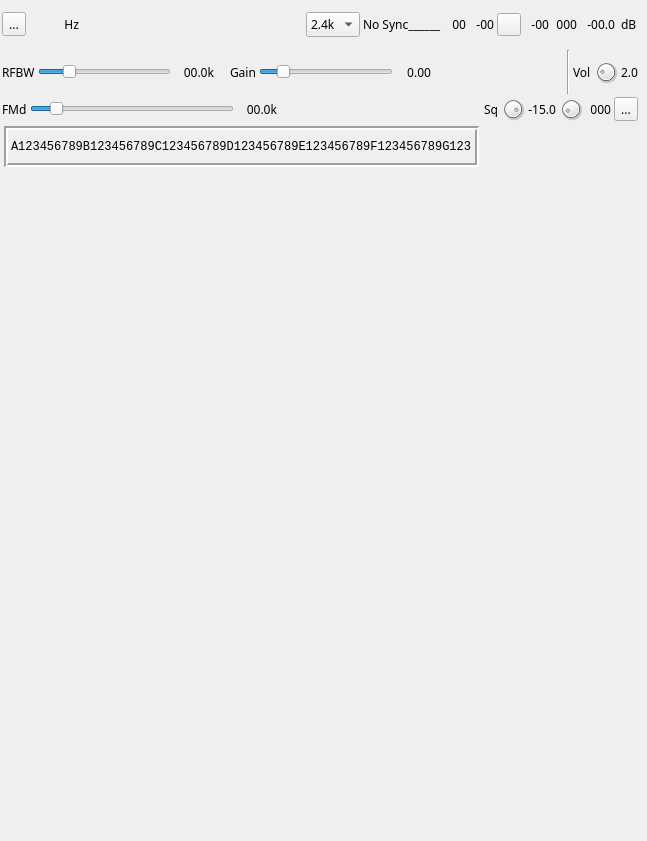
<?xml version="1.0" encoding="UTF-8"?>
<ui version="4.0">
 <class>DSDDemodGUI</class>
 <widget class="RollupWidget" name="DSDDemodGUI">
  <property name="geometry">
   <rect>
    <x>0</x>
    <y>0</y>
    <width>647</width>
    <height>841</height>
   </rect>
  </property>
  <property name="sizePolicy">
   <sizepolicy hsizetype="Expanding" vsizetype="Preferred">
    <horstretch>0</horstretch>
    <verstretch>0</verstretch>
   </sizepolicy>
  </property>
  <property name="minimumSize">
   <size>
    <width>640</width>
    <height>0</height>
   </size>
  </property>
  <property name="font">
   <font>
    <family>Sans Serif</family>
    <pointsize>9</pointsize>
   </font>
  </property>
  <property name="windowTitle">
   <string>DSD Demodulator</string>
  </property>
  <widget class="QWidget" name="settingsContainer" native="true">
   <property name="geometry">
    <rect>
     <x>0</x>
     <y>0</y>
     <width>640</width>
     <height>171</height>
    </rect>
   </property>
   <property name="sizePolicy">
    <sizepolicy hsizetype="Expanding" vsizetype="Minimum">
     <horstretch>0</horstretch>
     <verstretch>0</verstretch>
    </sizepolicy>
   </property>
   <property name="minimumSize">
    <size>
     <width>632</width>
     <height>0</height>
    </size>
   </property>
   <property name="windowTitle">
    <string>Settings</string>
   </property>
   <layout class="QVBoxLayout" name="verticalLayout">
    <property name="spacing">
     <number>3</number>
    </property>
    <property name="leftMargin">
     <number>2</number>
    </property>
    <property name="topMargin">
     <number>2</number>
    </property>
    <property name="rightMargin">
     <number>2</number>
    </property>
    <property name="bottomMargin">
     <number>2</number>
    </property>
    <item>
     <layout class="QHBoxLayout" name="deltaFreqPowerLayout">
      <item>
       <layout class="QHBoxLayout" name="DeltaFrequencyLayout">
        <item>
         <widget class="QToolButton" name="deltaMinus">
          <property name="toolTip">
           <string>Frequency shift direction</string>
          </property>
          <property name="text">
           <string>...</string>
          </property>
          <property name="icon">
           <iconset>
            <selectedoff>:/plus.png</selectedoff>
            <selectedon>:/minus.png</selectedon>
           </iconset>
          </property>
          <property name="checkable">
           <bool>true</bool>
          </property>
         </widget>
        </item>
        <item>
         <widget class="ValueDial" name="deltaFrequency" native="true">
          <property name="sizePolicy">
           <sizepolicy hsizetype="Maximum" vsizetype="Maximum">
            <horstretch>0</horstretch>
            <verstretch>0</verstretch>
           </sizepolicy>
          </property>
          <property name="minimumSize">
           <size>
            <width>32</width>
            <height>16</height>
           </size>
          </property>
          <property name="font">
           <font>
            <family>Monospace</family>
            <pointsize>12</pointsize>
           </font>
          </property>
          <property name="cursor">
           <cursorShape>SizeVerCursor</cursorShape>
          </property>
          <property name="focusPolicy">
           <enum>Qt::StrongFocus</enum>
          </property>
          <property name="toolTip">
           <string>Demod shift frequency from center in Hz</string>
          </property>
         </widget>
        </item>
        <item>
         <widget class="QLabel" name="deltaUnits">
          <property name="text">
           <string>Hz </string>
          </property>
          <property name="alignment">
           <set>Qt::AlignRight|Qt::AlignTrailing|Qt::AlignVCenter</set>
          </property>
         </widget>
        </item>
       </layout>
      </item>
      <item>
       <spacer name="horizontalSpacer">
        <property name="orientation">
         <enum>Qt::Horizontal</enum>
        </property>
        <property name="sizeHint" stdset="0">
         <size>
          <width>40</width>
          <height>20</height>
         </size>
        </property>
       </spacer>
      </item>
      <item>
       <widget class="QComboBox" name="baudRate">
        <property name="sizePolicy">
         <sizepolicy hsizetype="Preferred" vsizetype="Fixed">
          <horstretch>0</horstretch>
          <verstretch>0</verstretch>
         </sizepolicy>
        </property>
        <property name="minimumSize">
         <size>
          <width>40</width>
          <height>0</height>
         </size>
        </property>
        <property name="maximumSize">
         <size>
          <width>16777215</width>
          <height>16777215</height>
         </size>
        </property>
        <property name="toolTip">
         <string>Baud rate: 2.4k: NXDN48, dPMR 4.8k: DMR, D-Star, YSF, NXDN96</string>
        </property>
        <item>
         <property name="text">
          <string>2.4k</string>
         </property>
        </item>
        <item>
         <property name="text">
          <string>4.8k</string>
         </property>
        </item>
       </widget>
      </item>
      <item>
       <widget class="QLabel" name="syncText">
        <property name="minimumSize">
         <size>
          <width>80</width>
          <height>0</height>
         </size>
        </property>
        <property name="toolTip">
         <string>Synchronized on this frame type</string>
        </property>
        <property name="text">
         <string>No Sync______</string>
        </property>
       </widget>
      </item>
      <item>
       <widget class="QLabel" name="symbolSyncQualityText">
        <property name="minimumSize">
         <size>
          <width>20</width>
          <height>0</height>
         </size>
        </property>
        <property name="toolTip">
         <string>Symbol synchronization quality (%)</string>
        </property>
        <property name="text">
         <string>00</string>
        </property>
        <property name="alignment">
         <set>Qt::AlignRight|Qt::AlignTrailing|Qt::AlignVCenter</set>
        </property>
       </widget>
      </item>
      <item>
       <widget class="QLabel" name="zcPosText">
        <property name="minimumSize">
         <size>
          <width>25</width>
          <height>0</height>
         </size>
        </property>
        <property name="toolTip">
         <string>Zero crossing relaive position in number of samples (&lt;0 sampling point lags, &gt;0 it leads)</string>
        </property>
        <property name="text">
         <string>-00</string>
        </property>
        <property name="alignment">
         <set>Qt::AlignRight|Qt::AlignTrailing|Qt::AlignVCenter</set>
        </property>
       </widget>
      </item>
      <item>
       <widget class="ButtonSwitch" name="enableCosineFiltering">
        <property name="toolTip">
         <string>Enable cosine filtering</string>
        </property>
        <property name="text">
         <string/>
        </property>
        <property name="icon">
         <iconset resource="../../../sdrbase/resources/res.qrc">
          <normaloff>:/dsb.png</normaloff>:/dsb.png</iconset>
        </property>
       </widget>
      </item>
      <item>
       <widget class="QLabel" name="inCarrierPosText">
        <property name="minimumSize">
         <size>
          <width>25</width>
          <height>0</height>
         </size>
        </property>
        <property name="toolTip">
         <string>Carrier relative position (%) when synchronized</string>
        </property>
        <property name="text">
         <string>-00</string>
        </property>
        <property name="alignment">
         <set>Qt::AlignRight|Qt::AlignTrailing|Qt::AlignVCenter</set>
        </property>
       </widget>
      </item>
      <item>
       <widget class="QLabel" name="inLevelText">
        <property name="minimumSize">
         <size>
          <width>25</width>
          <height>0</height>
         </size>
        </property>
        <property name="toolTip">
         <string>Carrier input level (%) when synchronized</string>
        </property>
        <property name="text">
         <string>000</string>
        </property>
        <property name="alignment">
         <set>Qt::AlignRight|Qt::AlignTrailing|Qt::AlignVCenter</set>
        </property>
       </widget>
      </item>
      <item>
       <layout class="QHBoxLayout" name="channnelPowerLayout">
        <item>
         <widget class="QLabel" name="channelPower">
          <property name="minimumSize">
           <size>
            <width>35</width>
            <height>0</height>
           </size>
          </property>
          <property name="toolTip">
           <string>Channel power (dB)</string>
          </property>
          <property name="layoutDirection">
           <enum>Qt::RightToLeft</enum>
          </property>
          <property name="text">
           <string>-00.0</string>
          </property>
          <property name="alignment">
           <set>Qt::AlignRight|Qt::AlignTrailing|Qt::AlignVCenter</set>
          </property>
         </widget>
        </item>
        <item>
         <widget class="QLabel" name="channelPowerUnits">
          <property name="minimumSize">
           <size>
            <width>20</width>
            <height>0</height>
           </size>
          </property>
          <property name="text">
           <string> dB</string>
          </property>
         </widget>
        </item>
       </layout>
      </item>
     </layout>
    </item>
    <item>
     <layout class="QHBoxLayout" name="rfBWLayout">
      <item>
       <widget class="QLabel" name="rfBWLabel">
        <property name="text">
         <string>RFBW</string>
        </property>
       </widget>
      </item>
      <item>
       <widget class="QSlider" name="rfBW">
        <property name="toolTip">
         <string>Bandwidth (kHz) before discriminator</string>
        </property>
        <property name="maximum">
         <number>500</number>
        </property>
        <property name="pageStep">
         <number>1</number>
        </property>
        <property name="sliderPosition">
         <number>100</number>
        </property>
        <property name="orientation">
         <enum>Qt::Horizontal</enum>
        </property>
       </widget>
      </item>
      <item>
       <widget class="QLabel" name="rfBWText">
        <property name="minimumSize">
         <size>
          <width>40</width>
          <height>0</height>
         </size>
        </property>
        <property name="text">
         <string>00.0k</string>
        </property>
        <property name="alignment">
         <set>Qt::AlignRight|Qt::AlignTrailing|Qt::AlignVCenter</set>
        </property>
       </widget>
      </item>
      <item>
       <widget class="QLabel" name="bwSpacer">
        <property name="minimumSize">
         <size>
          <width>10</width>
          <height>0</height>
         </size>
        </property>
        <property name="text">
         <string/>
        </property>
       </widget>
      </item>
      <item>
       <widget class="QLabel" name="demodGainLabel">
        <property name="text">
         <string>Gain</string>
        </property>
       </widget>
      </item>
      <item>
       <widget class="QSlider" name="demodGain">
        <property name="minimumSize">
         <size>
          <width>0</width>
          <height>0</height>
         </size>
        </property>
        <property name="toolTip">
         <string>Gain after discriminator</string>
        </property>
        <property name="minimum">
         <number>50</number>
        </property>
        <property name="maximum">
         <number>400</number>
        </property>
        <property name="pageStep">
         <number>1</number>
        </property>
        <property name="sliderPosition">
         <number>100</number>
        </property>
        <property name="orientation">
         <enum>Qt::Horizontal</enum>
        </property>
       </widget>
      </item>
      <item>
       <widget class="QLabel" name="demodGainText">
        <property name="minimumSize">
         <size>
          <width>35</width>
          <height>0</height>
         </size>
        </property>
        <property name="text">
         <string>0.00</string>
        </property>
        <property name="alignment">
         <set>Qt::AlignRight|Qt::AlignTrailing|Qt::AlignVCenter</set>
        </property>
       </widget>
      </item>
      <item>
       <spacer name="horizontalSpacer_3">
        <property name="orientation">
         <enum>Qt::Horizontal</enum>
        </property>
        <property name="sizeHint" stdset="0">
         <size>
          <width>40</width>
          <height>20</height>
         </size>
        </property>
       </spacer>
      </item>
      <item>
       <widget class="Line" name="line">
        <property name="orientation">
         <enum>Qt::Vertical</enum>
        </property>
       </widget>
      </item>
      <item>
       <widget class="QLabel" name="volumeLabel">
        <property name="text">
         <string>Vol</string>
        </property>
       </widget>
      </item>
      <item>
       <widget class="QDial" name="volume">
        <property name="maximumSize">
         <size>
          <width>24</width>
          <height>24</height>
         </size>
        </property>
        <property name="toolTip">
         <string>Sound volume</string>
        </property>
        <property name="maximum">
         <number>100</number>
        </property>
        <property name="pageStep">
         <number>1</number>
        </property>
        <property name="value">
         <number>20</number>
        </property>
       </widget>
      </item>
      <item>
       <widget class="QLabel" name="volumeText">
        <property name="minimumSize">
         <size>
          <width>0</width>
          <height>0</height>
         </size>
        </property>
        <property name="maximumSize">
         <size>
          <width>30</width>
          <height>16777215</height>
         </size>
        </property>
        <property name="toolTip">
         <string>Sound volume</string>
        </property>
        <property name="text">
         <string>2.0</string>
        </property>
        <property name="alignment">
         <set>Qt::AlignRight|Qt::AlignTrailing|Qt::AlignVCenter</set>
        </property>
       </widget>
      </item>
     </layout>
    </item>
    <item>
     <layout class="QHBoxLayout" name="squelchLayout">
      <item>
       <widget class="QLabel" name="fmDeviationLabel">
        <property name="text">
         <string>FMd</string>
        </property>
       </widget>
      </item>
      <item>
       <widget class="QSlider" name="fmDeviation">
        <property name="toolTip">
         <string>Maximum frequency deviation (kHz)</string>
        </property>
        <property name="maximum">
         <number>500</number>
        </property>
        <property name="pageStep">
         <number>1</number>
        </property>
        <property name="sliderPosition">
         <number>50</number>
        </property>
        <property name="orientation">
         <enum>Qt::Horizontal</enum>
        </property>
       </widget>
      </item>
      <item>
       <widget class="QLabel" name="fmDeviationText">
        <property name="minimumSize">
         <size>
          <width>40</width>
          <height>0</height>
         </size>
        </property>
        <property name="text">
         <string>00.0k</string>
        </property>
        <property name="alignment">
         <set>Qt::AlignRight|Qt::AlignTrailing|Qt::AlignVCenter</set>
        </property>
       </widget>
      </item>
      <item>
       <spacer name="horizontalSpacer_2">
        <property name="orientation">
         <enum>Qt::Horizontal</enum>
        </property>
        <property name="sizeHint" stdset="0">
         <size>
          <width>40</width>
          <height>20</height>
         </size>
        </property>
       </spacer>
      </item>
      <item>
       <widget class="QLabel" name="squelchLabel">
        <property name="text">
         <string>Sq</string>
        </property>
       </widget>
      </item>
      <item>
       <widget class="QDial" name="squelch">
        <property name="maximumSize">
         <size>
          <width>24</width>
          <height>24</height>
         </size>
        </property>
        <property name="toolTip">
         <string>Squelch threshold (dB)</string>
        </property>
        <property name="minimum">
         <number>-1000</number>
        </property>
        <property name="maximum">
         <number>0</number>
        </property>
        <property name="singleStep">
         <number>1</number>
        </property>
        <property name="pageStep">
         <number>1</number>
        </property>
        <property name="value">
         <number>-150</number>
        </property>
       </widget>
      </item>
      <item>
       <widget class="QLabel" name="squelchText">
        <property name="minimumSize">
         <size>
          <width>0</width>
          <height>0</height>
         </size>
        </property>
        <property name="maximumSize">
         <size>
          <width>40</width>
          <height>16777215</height>
         </size>
        </property>
        <property name="toolTip">
         <string>Squelch threshold (dB)</string>
        </property>
        <property name="text">
         <string>-15.0</string>
        </property>
        <property name="alignment">
         <set>Qt::AlignRight|Qt::AlignTrailing|Qt::AlignVCenter</set>
        </property>
       </widget>
      </item>
      <item>
       <widget class="QDial" name="squelchGate">
        <property name="maximumSize">
         <size>
          <width>24</width>
          <height>24</height>
         </size>
        </property>
        <property name="toolTip">
         <string>Squelch gate (ms)</string>
        </property>
        <property name="minimum">
         <number>0</number>
        </property>
        <property name="maximum">
         <number>50</number>
        </property>
        <property name="pageStep">
         <number>1</number>
        </property>
        <property name="value">
         <number>5</number>
        </property>
        <property name="sliderPosition">
         <number>5</number>
        </property>
       </widget>
      </item>
      <item>
       <widget class="QLabel" name="squelchGateText">
        <property name="minimumSize">
         <size>
          <width>25</width>
          <height>0</height>
         </size>
        </property>
        <property name="toolTip">
         <string>Squelch gate (ms)</string>
        </property>
        <property name="text">
         <string>000</string>
        </property>
        <property name="alignment">
         <set>Qt::AlignRight|Qt::AlignTrailing|Qt::AlignVCenter</set>
        </property>
       </widget>
      </item>
      <item>
       <widget class="QToolButton" name="audioMute">
        <property name="toolTip">
         <string>Mute/Unmute audio</string>
        </property>
        <property name="text">
         <string>...</string>
        </property>
        <property name="icon">
         <iconset resource="../../../sdrbase/resources/res.qrc">
          <normaloff>:/sound_on.png</normaloff>
          <normalon>:/sound_off.png</normalon>:/sound_on.png</iconset>
        </property>
        <property name="checkable">
         <bool>true</bool>
        </property>
       </widget>
      </item>
     </layout>
    </item>
    <item>
     <layout class="QHBoxLayout" name="formatStatusLayout">
      <property name="leftMargin">
       <number>2</number>
      </property>
      <property name="topMargin">
       <number>2</number>
      </property>
      <property name="bottomMargin">
       <number>2</number>
      </property>
      <item>
       <widget class="QLabel" name="formatStatusText">
        <property name="minimumSize">
         <size>
          <width>470</width>
          <height>0</height>
         </size>
        </property>
        <property name="font">
         <font>
          <family>Monospace</family>
          <pointsize>9</pointsize>
         </font>
        </property>
        <property name="frameShape">
         <enum>QFrame::Box</enum>
        </property>
        <property name="frameShadow">
         <enum>QFrame::Sunken</enum>
        </property>
        <property name="lineWidth">
         <number>2</number>
        </property>
        <property name="text">
         <string>A123456789B123456789C123456789D123456789E123456789F123456789G123</string>
        </property>
       </widget>
      </item>
      <item>
       <spacer name="formatStatusSpacer">
        <property name="orientation">
         <enum>Qt::Horizontal</enum>
        </property>
        <property name="sizeHint" stdset="0">
         <size>
          <width>40</width>
          <height>20</height>
         </size>
        </property>
       </spacer>
      </item>
     </layout>
    </item>
   </layout>
  </widget>
  <widget class="QWidget" name="verticalWidget" native="true">
   <property name="geometry">
    <rect>
     <x>10</x>
     <y>180</y>
     <width>636</width>
     <height>651</height>
    </rect>
   </property>
   <property name="minimumSize">
    <size>
     <width>636</width>
     <height>0</height>
    </size>
   </property>
   <property name="windowTitle">
    <string>Discriminator Scope</string>
   </property>
   <layout class="QVBoxLayout" name="scopeContainer">
    <property name="leftMargin">
     <number>2</number>
    </property>
    <property name="topMargin">
     <number>2</number>
    </property>
    <property name="rightMargin">
     <number>2</number>
    </property>
    <property name="bottomMargin">
     <number>2</number>
    </property>
    <item>
     <widget class="GLScope" name="glScope" native="true">
      <property name="minimumSize">
       <size>
        <width>632</width>
        <height>250</height>
       </size>
      </property>
     </widget>
    </item>
    <item>
     <widget class="GLScopeGUI" name="scopeGUI" native="true"/>
    </item>
   </layout>
  </widget>
 </widget>
 <customwidgets>
  <customwidget>
   <class>RollupWidget</class>
   <extends>QWidget</extends>
   <header>gui/rollupwidget.h</header>
   <container>1</container>
  </customwidget>
  <customwidget>
   <class>ValueDial</class>
   <extends>QWidget</extends>
   <header>gui/valuedial.h</header>
   <container>1</container>
  </customwidget>
  <customwidget>
   <class>GLScope</class>
   <extends>QWidget</extends>
   <header>gui/glscope.h</header>
   <container>1</container>
  </customwidget>
  <customwidget>
   <class>GLScopeGUI</class>
   <extends>QWidget</extends>
   <header>gui/glscopegui.h</header>
   <container>1</container>
  </customwidget>
  <customwidget>
   <class>ButtonSwitch</class>
   <extends>QToolButton</extends>
   <header>gui/buttonswitch.h</header>
  </customwidget>
 </customwidgets>
 <resources>
  <include location="../../../sdrbase/resources/res.qrc"/>
  <include location="../../../sdrbase/resources/res.qrc"/>
  <include location="../../../sdrbase/resources/res.qrc"/>
  <include location="../../../sdrbase/resources/res.qrc"/>
  <include location="../../../sdrbase/resources/res.qrc"/>
  <include location="../../../sdrbase/resources/res.qrc"/>
  <include location="../../../sdrbase/resources/res.qrc"/>
  <include location="../../../sdrbase/resources/res.qrc"/>
  <include location="../../../sdrbase/resources/res.qrc"/>
  <include location="../../../sdrbase/resources/res.qrc"/>
  <include location="../../../sdrbase/resources/res.qrc"/>
  <include location="../../../sdrbase/resources/res.qrc"/>
  <include location="../../../sdrbase/resources/res.qrc"/>
  <include location="../../../sdrbase/resources/res.qrc"/>
  <include location="../../../sdrbase/resources/res.qrc"/>
  <include location="../../../sdrbase/resources/res.qrc"/>
  <include location="../../../sdrbase/resources/res.qrc"/>
  <include location="../../../sdrbase/resources/res.qrc"/>
 </resources>
 <connections/>
</ui>
